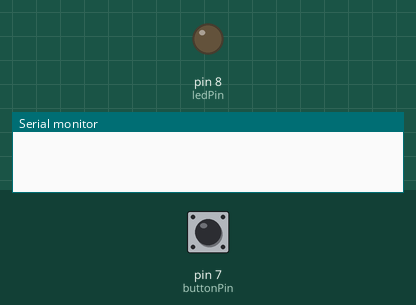
Simulated run of this sketch. Board: Arduino Uno, built with avr-gcc and run on an emulated ATmega328P. Parts: output pins drawn as LEDs (lit = HIGH), the last lines printed to the serial monitor. Inputs (shaded band) come from the test bench; at power-on: pin 7 (buttonPin) HIGH.

Above: at 1.2 s.
1.3 s: pin 7 (buttonPin) pulled LOW for 0.15 s
At 1.4 s:
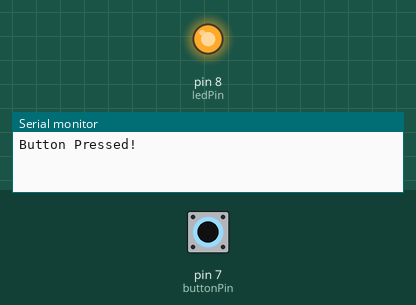
3.0 s: pin 7 (buttonPin) pulled LOW for 3.2 s
At 7.2 s:
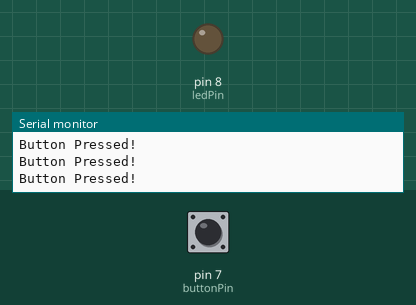
Timing chart, 0 to 8.7 s (numbered marks = the images above; inputs shaded):
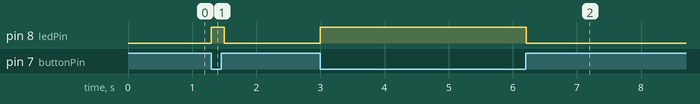

Measured:
- after the input at 1.3 s, pin 8 (ledPin): LOW → HIGH at once, → LOW 0.20 s later
- after the input at 3.0 s, pin 8 (ledPin): LOW → HIGH at once, → LOW 3.2 s later

The sketch:

LED_Switch_Demo.ino
```cpp
/* Demo code to test interfacing of LED and Button */

const int buttonPin = 7;  // GPIO7 for switch input
const int ledPin = 8;     // GPIO8 for LED output

void setup() {
  pinMode(buttonPin, INPUT);  // define as INPUT
  pinMode(ledPin, OUTPUT);    // define as OUTPUT
  Serial.begin(9600);  // Initialize serial for debugging
}

void loop() {
  if (digitalRead(buttonPin) == LOW) {  // Button pressed (active low)
    digitalWrite(ledPin, HIGH);
    Serial.println("Button Pressed!");
  } else {
    digitalWrite(ledPin, LOW);
  }
  delay(100);  // Small delay to avoid debounce issues
}
```
